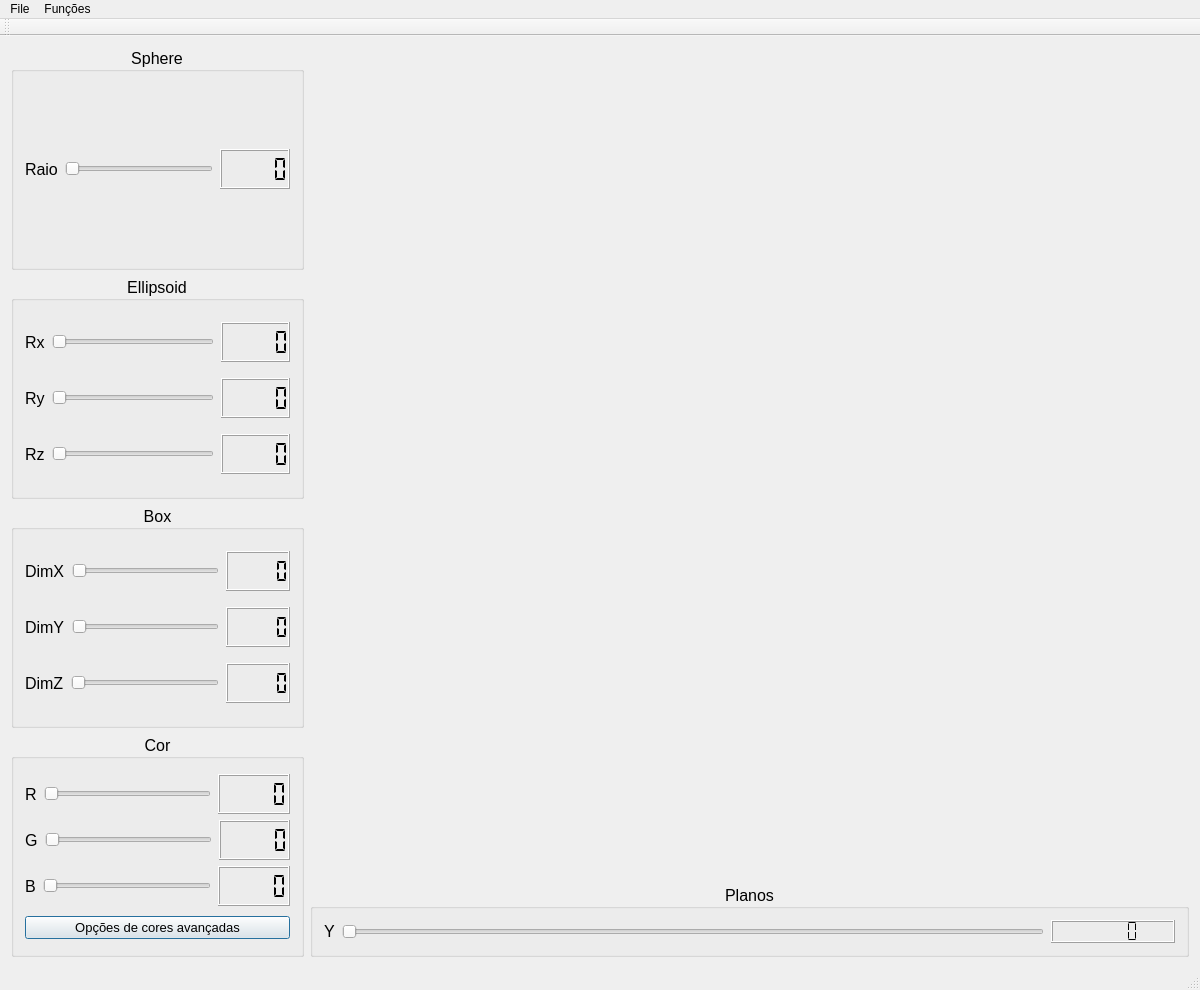
<?xml version="1.0" encoding="UTF-8"?>
<ui version="4.0">
 <class>MainWindow</class>
 <widget class="QMainWindow" name="MainWindow">
  <property name="geometry">
   <rect>
    <x>0</x>
    <y>0</y>
    <width>1200</width>
    <height>990</height>
   </rect>
  </property>
  <property name="sizePolicy">
   <sizepolicy hsizetype="Preferred" vsizetype="Preferred">
    <horstretch>0</horstretch>
    <verstretch>0</verstretch>
   </sizepolicy>
  </property>
  <property name="maximumSize">
   <size>
    <width>16777215</width>
    <height>16777215</height>
   </size>
  </property>
  <property name="contextMenuPolicy">
   <enum>Qt::DefaultContextMenu</enum>
  </property>
  <property name="windowTitle">
   <string>MainWindow</string>
  </property>
  <property name="layoutDirection">
   <enum>Qt::LeftToRight</enum>
  </property>
  <widget class="QWidget" name="centralWidget">
   <property name="maximumSize">
    <size>
     <width>1300</width>
     <height>990</height>
    </size>
   </property>
   <layout class="QHBoxLayout" name="horizontalLayout_8" stretch="25,75">
    <property name="sizeConstraint">
     <enum>QLayout::SetDefaultConstraint</enum>
    </property>
    <item>
     <layout class="QVBoxLayout" name="verticalLayout_8">
      <item>
       <widget class="QGroupBox" name="groupBoxEsfera">
        <property name="font">
         <font>
          <pointsize>12</pointsize>
         </font>
        </property>
        <property name="title">
         <string>Sphere</string>
        </property>
        <property name="alignment">
         <set>Qt::AlignCenter</set>
        </property>
        <property name="flat">
         <bool>false</bool>
        </property>
        <layout class="QVBoxLayout" name="verticalLayout" stretch="0">
         <property name="spacing">
          <number>6</number>
         </property>
         <property name="sizeConstraint">
          <enum>QLayout::SetNoConstraint</enum>
         </property>
         <property name="topMargin">
          <number>50</number>
         </property>
         <property name="bottomMargin">
          <number>50</number>
         </property>
         <item>
          <layout class="QHBoxLayout" name="horizontalLayout" stretch="0,68,32">
           <property name="spacing">
            <number>7</number>
           </property>
           <property name="leftMargin">
            <number>0</number>
           </property>
           <property name="topMargin">
            <number>10</number>
           </property>
           <property name="bottomMargin">
            <number>10</number>
           </property>
           <item>
            <widget class="QLabel" name="label">
             <property name="text">
              <string>Raio</string>
             </property>
            </widget>
           </item>
           <item>
            <widget class="QSlider" name="horizontalRaioEsfera">
             <property name="orientation">
              <enum>Qt::Horizontal</enum>
             </property>
            </widget>
           </item>
           <item>
            <widget class="QLCDNumber" name="lcdNumberRaioEsfera">
             <property name="maximumSize">
              <size>
               <width>80</width>
               <height>40</height>
              </size>
             </property>
             <property name="segmentStyle">
              <enum>QLCDNumber::Flat</enum>
             </property>
            </widget>
           </item>
          </layout>
         </item>
        </layout>
       </widget>
      </item>
      <item>
       <widget class="QGroupBox" name="groupBoxEllipsoid">
        <property name="font">
         <font>
          <pointsize>12</pointsize>
         </font>
        </property>
        <property name="title">
         <string>Ellipsoid</string>
        </property>
        <property name="alignment">
         <set>Qt::AlignCenter</set>
        </property>
        <property name="flat">
         <bool>false</bool>
        </property>
        <layout class="QVBoxLayout" name="verticalLayout_2">
         <item>
          <layout class="QHBoxLayout" name="horizontalLayout_2" stretch="0,70,30">
           <property name="spacing">
            <number>7</number>
           </property>
           <item>
            <widget class="QLabel" name="label_2">
             <property name="text">
              <string>Rx</string>
             </property>
            </widget>
           </item>
           <item>
            <widget class="QSlider" name="horizontalRaioXEllipsoid">
             <property name="orientation">
              <enum>Qt::Horizontal</enum>
             </property>
            </widget>
           </item>
           <item>
            <widget class="QLCDNumber" name="lcdNumberRaioXElipse">
             <property name="maximumSize">
              <size>
               <width>80</width>
               <height>40</height>
              </size>
             </property>
             <property name="segmentStyle">
              <enum>QLCDNumber::Flat</enum>
             </property>
            </widget>
           </item>
          </layout>
         </item>
         <item>
          <layout class="QHBoxLayout" name="horizontalLayout_4" stretch="0,70,30">
           <property name="spacing">
            <number>7</number>
           </property>
           <item>
            <widget class="QLabel" name="label_4">
             <property name="text">
              <string>Ry</string>
             </property>
            </widget>
           </item>
           <item>
            <widget class="QSlider" name="horizontalRaioYEllipsoid">
             <property name="orientation">
              <enum>Qt::Horizontal</enum>
             </property>
            </widget>
           </item>
           <item>
            <widget class="QLCDNumber" name="lcdNumberRaioYElipse">
             <property name="maximumSize">
              <size>
               <width>80</width>
               <height>40</height>
              </size>
             </property>
             <property name="segmentStyle">
              <enum>QLCDNumber::Flat</enum>
             </property>
            </widget>
           </item>
          </layout>
         </item>
         <item>
          <layout class="QHBoxLayout" name="horizontalLayout_3" stretch="0,70,30">
           <property name="spacing">
            <number>7</number>
           </property>
           <item>
            <widget class="QLabel" name="label_3">
             <property name="text">
              <string>Rz</string>
             </property>
            </widget>
           </item>
           <item>
            <widget class="QSlider" name="horizontalRaioZEllipsoid">
             <property name="orientation">
              <enum>Qt::Horizontal</enum>
             </property>
            </widget>
           </item>
           <item>
            <widget class="QLCDNumber" name="lcdNumberRaioZElipse">
             <property name="maximumSize">
              <size>
               <width>80</width>
               <height>40</height>
              </size>
             </property>
             <property name="segmentStyle">
              <enum>QLCDNumber::Flat</enum>
             </property>
            </widget>
           </item>
          </layout>
         </item>
        </layout>
       </widget>
      </item>
      <item>
       <widget class="QGroupBox" name="groupBoxCaixa">
        <property name="font">
         <font>
          <pointsize>12</pointsize>
         </font>
        </property>
        <property name="title">
         <string>Box</string>
        </property>
        <property name="alignment">
         <set>Qt::AlignCenter</set>
        </property>
        <property name="flat">
         <bool>false</bool>
        </property>
        <layout class="QVBoxLayout" name="verticalLayout_3">
         <item>
          <layout class="QHBoxLayout" name="horizontalLayout_5" stretch="0,70,30">
           <property name="spacing">
            <number>7</number>
           </property>
           <item>
            <widget class="QLabel" name="label_5">
             <property name="text">
              <string>DimX</string>
             </property>
            </widget>
           </item>
           <item>
            <widget class="QSlider" name="horizontalDimXCaixa">
             <property name="orientation">
              <enum>Qt::Horizontal</enum>
             </property>
            </widget>
           </item>
           <item>
            <widget class="QLCDNumber" name="lcdNumberDimXCaixa">
             <property name="maximumSize">
              <size>
               <width>80</width>
               <height>40</height>
              </size>
             </property>
             <property name="segmentStyle">
              <enum>QLCDNumber::Flat</enum>
             </property>
            </widget>
           </item>
          </layout>
         </item>
         <item>
          <layout class="QHBoxLayout" name="horizontalLayout_6" stretch="0,70,30">
           <property name="spacing">
            <number>7</number>
           </property>
           <item>
            <widget class="QLabel" name="label_6">
             <property name="text">
              <string>DimY</string>
             </property>
            </widget>
           </item>
           <item>
            <widget class="QSlider" name="horizontalDimYCaixa">
             <property name="orientation">
              <enum>Qt::Horizontal</enum>
             </property>
            </widget>
           </item>
           <item>
            <widget class="QLCDNumber" name="lcdNumberDimYCaixa">
             <property name="maximumSize">
              <size>
               <width>80</width>
               <height>40</height>
              </size>
             </property>
             <property name="segmentStyle">
              <enum>QLCDNumber::Flat</enum>
             </property>
            </widget>
           </item>
          </layout>
         </item>
         <item>
          <layout class="QHBoxLayout" name="horizontalLayout_7" stretch="0,70,30">
           <property name="spacing">
            <number>7</number>
           </property>
           <item>
            <widget class="QLabel" name="label_7">
             <property name="text">
              <string>DimZ</string>
             </property>
            </widget>
           </item>
           <item>
            <widget class="QSlider" name="horizontalDimZCaixa">
             <property name="orientation">
              <enum>Qt::Horizontal</enum>
             </property>
            </widget>
           </item>
           <item>
            <widget class="QLCDNumber" name="lcdNumberDimZCaixa">
             <property name="maximumSize">
              <size>
               <width>80</width>
               <height>40</height>
              </size>
             </property>
             <property name="segmentStyle">
              <enum>QLCDNumber::Flat</enum>
             </property>
            </widget>
           </item>
          </layout>
         </item>
        </layout>
       </widget>
      </item>
      <item>
       <widget class="QGroupBox" name="groupBoxCor">
        <property name="font">
         <font>
          <pointsize>12</pointsize>
         </font>
        </property>
        <property name="title">
         <string>Cor</string>
        </property>
        <property name="alignment">
         <set>Qt::AlignCenter</set>
        </property>
        <property name="flat">
         <bool>false</bool>
        </property>
        <layout class="QVBoxLayout" name="verticalLayout_9">
         <item>
          <layout class="QVBoxLayout" name="verticalLayout_4">
           <item>
            <layout class="QHBoxLayout" name="horizontalLayout_11" stretch="0,70,30">
             <property name="spacing">
              <number>7</number>
             </property>
             <item>
              <widget class="QLabel" name="label_11">
               <property name="text">
                <string>R</string>
               </property>
              </widget>
             </item>
             <item>
              <widget class="QSlider" name="horizontalR">
               <property name="maximum">
                <number>255</number>
               </property>
               <property name="orientation">
                <enum>Qt::Horizontal</enum>
               </property>
              </widget>
             </item>
             <item>
              <widget class="QLCDNumber" name="lcdNumberR">
               <property name="maximumSize">
                <size>
                 <width>80</width>
                 <height>40</height>
                </size>
               </property>
               <property name="font">
                <font>
                 <family>Ubuntu</family>
                 <pointsize>12</pointsize>
                 <weight>50</weight>
                 <bold>false</bold>
                </font>
               </property>
               <property name="segmentStyle">
                <enum>QLCDNumber::Flat</enum>
               </property>
              </widget>
             </item>
            </layout>
           </item>
           <item>
            <layout class="QHBoxLayout" name="horizontalLayout_12" stretch="0,70,30">
             <property name="spacing">
              <number>7</number>
             </property>
             <item>
              <widget class="QLabel" name="label_12">
               <property name="text">
                <string>G</string>
               </property>
              </widget>
             </item>
             <item>
              <widget class="QSlider" name="horizontalG">
               <property name="maximum">
                <number>255</number>
               </property>
               <property name="orientation">
                <enum>Qt::Horizontal</enum>
               </property>
              </widget>
             </item>
             <item>
              <widget class="QLCDNumber" name="lcdNumberG">
               <property name="maximumSize">
                <size>
                 <width>80</width>
                 <height>40</height>
                </size>
               </property>
               <property name="segmentStyle">
                <enum>QLCDNumber::Flat</enum>
               </property>
              </widget>
             </item>
            </layout>
           </item>
           <item>
            <layout class="QHBoxLayout" name="horizontalLayout_13" stretch="0,70,30">
             <property name="spacing">
              <number>7</number>
             </property>
             <item>
              <widget class="QLabel" name="label_13">
               <property name="text">
                <string>B</string>
               </property>
              </widget>
             </item>
             <item>
              <widget class="QSlider" name="horizontalB">
               <property name="maximum">
                <number>255</number>
               </property>
               <property name="orientation">
                <enum>Qt::Horizontal</enum>
               </property>
              </widget>
             </item>
             <item>
              <widget class="QLCDNumber" name="lcdNumberB">
               <property name="maximumSize">
                <size>
                 <width>80</width>
                 <height>40</height>
                </size>
               </property>
               <property name="segmentStyle">
                <enum>QLCDNumber::Flat</enum>
               </property>
              </widget>
             </item>
            </layout>
           </item>
          </layout>
         </item>
         <item>
          <widget class="QPushButton" name="pushButtonCor">
           <property name="enabled">
            <bool>true</bool>
           </property>
           <property name="sizePolicy">
            <sizepolicy hsizetype="Minimum" vsizetype="Fixed">
             <horstretch>0</horstretch>
             <verstretch>0</verstretch>
            </sizepolicy>
           </property>
           <property name="font">
            <font>
             <pointsize>10</pointsize>
             <weight>50</weight>
             <bold>false</bold>
            </font>
           </property>
           <property name="text">
            <string>Opções de cores avançadas</string>
           </property>
           <property name="autoDefault">
            <bool>false</bool>
           </property>
           <property name="default">
            <bool>true</bool>
           </property>
           <property name="flat">
            <bool>false</bool>
           </property>
          </widget>
         </item>
        </layout>
       </widget>
      </item>
     </layout>
    </item>
    <item>
     <layout class="QVBoxLayout" name="verticalLayout_7" stretch="92,8">
      <item>
       <widget class="Plotter" name="widget" native="true">
        <property name="sizePolicy">
         <sizepolicy hsizetype="Preferred" vsizetype="Preferred">
          <horstretch>0</horstretch>
          <verstretch>0</verstretch>
         </sizepolicy>
        </property>
        <property name="maximumSize">
         <size>
          <width>555555</width>
          <height>555555</height>
         </size>
        </property>
        <property name="layoutDirection">
         <enum>Qt::LeftToRight</enum>
        </property>
       </widget>
      </item>
      <item>
       <widget class="QGroupBox" name="groupBoxPlanos">
        <property name="font">
         <font>
          <family>Ubuntu</family>
          <pointsize>12</pointsize>
         </font>
        </property>
        <property name="title">
         <string>Planos</string>
        </property>
        <property name="alignment">
         <set>Qt::AlignCenter</set>
        </property>
        <layout class="QVBoxLayout" name="verticalLayout_6">
         <item>
          <layout class="QVBoxLayout" name="verticalLayout_5">
           <item>
            <layout class="QHBoxLayout" name="horizontalLayout_20" stretch="0,85,15">
             <property name="spacing">
              <number>7</number>
             </property>
             <item>
              <widget class="QLabel" name="label_19">
               <property name="text">
                <string>Y</string>
               </property>
              </widget>
             </item>
             <item>
              <widget class="QSlider" name="horizontalZ">
               <property name="orientation">
                <enum>Qt::Horizontal</enum>
               </property>
              </widget>
             </item>
             <item>
              <widget class="QLCDNumber" name="lcdNumberZ">
               <property name="segmentStyle">
                <enum>QLCDNumber::Flat</enum>
               </property>
              </widget>
             </item>
            </layout>
           </item>
          </layout>
         </item>
        </layout>
       </widget>
      </item>
     </layout>
    </item>
   </layout>
  </widget>
  <widget class="QMenuBar" name="menuBar">
   <property name="geometry">
    <rect>
     <x>0</x>
     <y>0</y>
     <width>1200</width>
     <height>20</height>
    </rect>
   </property>
   <widget class="QMenu" name="menuFile">
    <property name="title">
     <string>File</string>
    </property>
    <addaction name="actionFechar"/>
    <addaction name="actionSalvar"/>
    <addaction name="actionEscultor"/>
   </widget>
   <widget class="QMenu" name="menuFun_es">
    <property name="title">
     <string>Funções</string>
    </property>
    <addaction name="actionPutVoxel"/>
    <addaction name="actionCutVoxel"/>
    <addaction name="actionPutBox"/>
    <addaction name="actionCutBox"/>
    <addaction name="actionPutSphere"/>
    <addaction name="actionCutSphere"/>
    <addaction name="actionPutEllipsoid"/>
    <addaction name="actionCutEllipsoid"/>
   </widget>
   <addaction name="menuFile"/>
   <addaction name="menuFun_es"/>
  </widget>
  <widget class="QToolBar" name="mainToolBar">
   <property name="font">
    <font>
     <pointsize>12</pointsize>
    </font>
   </property>
   <attribute name="toolBarArea">
    <enum>TopToolBarArea</enum>
   </attribute>
   <attribute name="toolBarBreak">
    <bool>false</bool>
   </attribute>
  </widget>
  <widget class="QStatusBar" name="statusBar"/>
  <action name="actionEscultor">
   <property name="text">
    <string>Nova Escultura</string>
   </property>
   <property name="font">
    <font>
     <pointsize>10</pointsize>
    </font>
   </property>
  </action>
  <action name="actionFechar">
   <property name="text">
    <string>Fechar</string>
   </property>
   <property name="font">
    <font>
     <pointsize>12</pointsize>
    </font>
   </property>
  </action>
  <action name="actionPutVoxel">
   <property name="checkable">
    <bool>true</bool>
   </property>
   <property name="checked">
    <bool>false</bool>
   </property>
   <property name="text">
    <string>PutVoxel</string>
   </property>
   <property name="font">
    <font>
     <pointsize>12</pointsize>
    </font>
   </property>
  </action>
  <action name="actionCutVoxel">
   <property name="checkable">
    <bool>true</bool>
   </property>
   <property name="text">
    <string>CutVoxel</string>
   </property>
  </action>
  <action name="actionPutBox">
   <property name="checkable">
    <bool>true</bool>
   </property>
   <property name="text">
    <string>PutBox</string>
   </property>
  </action>
  <action name="actionCutBox">
   <property name="checkable">
    <bool>true</bool>
   </property>
   <property name="text">
    <string>CutBox</string>
   </property>
  </action>
  <action name="actionPutSphere">
   <property name="checkable">
    <bool>true</bool>
   </property>
   <property name="text">
    <string>PutSphere</string>
   </property>
  </action>
  <action name="actionCutSphere">
   <property name="checkable">
    <bool>true</bool>
   </property>
   <property name="text">
    <string>CutSphere</string>
   </property>
  </action>
  <action name="actionPutEllipsoid">
   <property name="checkable">
    <bool>true</bool>
   </property>
   <property name="text">
    <string>PutEllipsoid</string>
   </property>
  </action>
  <action name="actionCutEllipsoid">
   <property name="checkable">
    <bool>true</bool>
   </property>
   <property name="text">
    <string>CutEllipsoid</string>
   </property>
  </action>
  <action name="actionSalvar">
   <property name="text">
    <string>Salvar</string>
   </property>
   <property name="toolTip">
    <string>Salva o escultor no formato .off</string>
   </property>
  </action>
  <action name="actionGeomView">
   <property name="text">
    <string>GeomView</string>
   </property>
  </action>
  <action name="actionLimpar_Escultor">
   <property name="text">
    <string>Limpar Escultor</string>
   </property>
  </action>
 </widget>
 <layoutdefault spacing="6" margin="11"/>
 <customwidgets>
  <customwidget>
   <class>Plotter</class>
   <extends>QWidget</extends>
   <header>plotter.h</header>
   <container>1</container>
   <slots>
    <slot>alteraCor()</slot>
    <slot>mudaB(int)</slot>
    <slot>mudaG(int)</slot>
    <slot>salvaEscultor()</slot>
    <slot>executaGeomview()</slot>
    <slot>limpaEscultor()</slot>
   </slots>
  </customwidget>
 </customwidgets>
 <resources/>
 <connections>
  <connection>
   <sender>horizontalRaioEsfera</sender>
   <signal>valueChanged(int)</signal>
   <receiver>lcdNumberRaioEsfera</receiver>
   <slot>display(int)</slot>
   <hints>
    <hint type="sourcelabel">
     <x>171</x>
     <y>192</y>
    </hint>
    <hint type="destinationlabel">
     <x>242</x>
     <y>196</y>
    </hint>
   </hints>
  </connection>
  <connection>
   <sender>horizontalRaioXEllipsoid</sender>
   <signal>valueChanged(int)</signal>
   <receiver>lcdNumberRaioXElipse</receiver>
   <slot>display(int)</slot>
   <hints>
    <hint type="sourcelabel">
     <x>171</x>
     <y>318</y>
    </hint>
    <hint type="destinationlabel">
     <x>242</x>
     <y>323</y>
    </hint>
   </hints>
  </connection>
  <connection>
   <sender>horizontalRaioYEllipsoid</sender>
   <signal>valueChanged(int)</signal>
   <receiver>lcdNumberRaioYElipse</receiver>
   <slot>display(int)</slot>
   <hints>
    <hint type="sourcelabel">
     <x>171</x>
     <y>351</y>
    </hint>
    <hint type="destinationlabel">
     <x>242</x>
     <y>356</y>
    </hint>
   </hints>
  </connection>
  <connection>
   <sender>horizontalRaioZEllipsoid</sender>
   <signal>valueChanged(int)</signal>
   <receiver>lcdNumberRaioZElipse</receiver>
   <slot>display(int)</slot>
   <hints>
    <hint type="sourcelabel">
     <x>171</x>
     <y>383</y>
    </hint>
    <hint type="destinationlabel">
     <x>242</x>
     <y>388</y>
    </hint>
   </hints>
  </connection>
  <connection>
   <sender>horizontalDimXCaixa</sender>
   <signal>valueChanged(int)</signal>
   <receiver>lcdNumberDimXCaixa</receiver>
   <slot>display(int)</slot>
   <hints>
    <hint type="sourcelabel">
     <x>171</x>
     <y>460</y>
    </hint>
    <hint type="destinationlabel">
     <x>242</x>
     <y>465</y>
    </hint>
   </hints>
  </connection>
  <connection>
   <sender>horizontalDimYCaixa</sender>
   <signal>valueChanged(int)</signal>
   <receiver>lcdNumberDimYCaixa</receiver>
   <slot>display(int)</slot>
   <hints>
    <hint type="sourcelabel">
     <x>171</x>
     <y>493</y>
    </hint>
    <hint type="destinationlabel">
     <x>242</x>
     <y>498</y>
    </hint>
   </hints>
  </connection>
  <connection>
   <sender>horizontalDimZCaixa</sender>
   <signal>valueChanged(int)</signal>
   <receiver>lcdNumberDimZCaixa</receiver>
   <slot>display(int)</slot>
   <hints>
    <hint type="sourcelabel">
     <x>171</x>
     <y>518</y>
    </hint>
    <hint type="destinationlabel">
     <x>208</x>
     <y>514</y>
    </hint>
   </hints>
  </connection>
  <connection>
   <sender>horizontalR</sender>
   <signal>valueChanged(int)</signal>
   <receiver>lcdNumberR</receiver>
   <slot>display(int)</slot>
   <hints>
    <hint type="sourcelabel">
     <x>155</x>
     <y>596</y>
    </hint>
    <hint type="destinationlabel">
     <x>202</x>
     <y>595</y>
    </hint>
   </hints>
  </connection>
  <connection>
   <sender>horizontalG</sender>
   <signal>valueChanged(int)</signal>
   <receiver>lcdNumberG</receiver>
   <slot>display(int)</slot>
   <hints>
    <hint type="sourcelabel">
     <x>114</x>
     <y>624</y>
    </hint>
    <hint type="destinationlabel">
     <x>197</x>
     <y>629</y>
    </hint>
   </hints>
  </connection>
  <connection>
   <sender>horizontalB</sender>
   <signal>valueChanged(int)</signal>
   <receiver>lcdNumberB</receiver>
   <slot>display(int)</slot>
   <hints>
    <hint type="sourcelabel">
     <x>164</x>
     <y>655</y>
    </hint>
    <hint type="destinationlabel">
     <x>196</x>
     <y>654</y>
    </hint>
   </hints>
  </connection>
  <connection>
   <sender>horizontalZ</sender>
   <signal>valueChanged(int)</signal>
   <receiver>lcdNumberZ</receiver>
   <slot>display(int)</slot>
   <hints>
    <hint type="sourcelabel">
     <x>1067</x>
     <y>692</y>
    </hint>
    <hint type="destinationlabel">
     <x>1112</x>
     <y>692</y>
    </hint>
   </hints>
  </connection>
  <connection>
   <sender>actionPutVoxel</sender>
   <signal>triggered(bool)</signal>
   <receiver>MainWindow</receiver>
   <slot>capturaAcao(bool)</slot>
   <hints>
    <hint type="sourcelabel">
     <x>-1</x>
     <y>-1</y>
    </hint>
    <hint type="destinationlabel">
     <x>630</x>
     <y>375</y>
    </hint>
   </hints>
  </connection>
  <connection>
   <sender>actionCutVoxel</sender>
   <signal>triggered(bool)</signal>
   <receiver>MainWindow</receiver>
   <slot>capturaAcao(bool)</slot>
   <hints>
    <hint type="sourcelabel">
     <x>-1</x>
     <y>-1</y>
    </hint>
    <hint type="destinationlabel">
     <x>630</x>
     <y>375</y>
    </hint>
   </hints>
  </connection>
  <connection>
   <sender>actionPutBox</sender>
   <signal>triggered(bool)</signal>
   <receiver>MainWindow</receiver>
   <slot>capturaAcao(bool)</slot>
   <hints>
    <hint type="sourcelabel">
     <x>-1</x>
     <y>-1</y>
    </hint>
    <hint type="destinationlabel">
     <x>630</x>
     <y>375</y>
    </hint>
   </hints>
  </connection>
  <connection>
   <sender>actionCutBox</sender>
   <signal>triggered(bool)</signal>
   <receiver>MainWindow</receiver>
   <slot>capturaAcao(bool)</slot>
   <hints>
    <hint type="sourcelabel">
     <x>-1</x>
     <y>-1</y>
    </hint>
    <hint type="destinationlabel">
     <x>630</x>
     <y>375</y>
    </hint>
   </hints>
  </connection>
  <connection>
   <sender>actionPutSphere</sender>
   <signal>triggered(bool)</signal>
   <receiver>MainWindow</receiver>
   <slot>capturaAcao(bool)</slot>
   <hints>
    <hint type="sourcelabel">
     <x>-1</x>
     <y>-1</y>
    </hint>
    <hint type="destinationlabel">
     <x>630</x>
     <y>375</y>
    </hint>
   </hints>
  </connection>
  <connection>
   <sender>actionCutSphere</sender>
   <signal>triggered(bool)</signal>
   <receiver>MainWindow</receiver>
   <slot>capturaAcao(bool)</slot>
   <hints>
    <hint type="sourcelabel">
     <x>-1</x>
     <y>-1</y>
    </hint>
    <hint type="destinationlabel">
     <x>630</x>
     <y>375</y>
    </hint>
   </hints>
  </connection>
  <connection>
   <sender>actionPutEllipsoid</sender>
   <signal>triggered(bool)</signal>
   <receiver>MainWindow</receiver>
   <slot>capturaAcao(bool)</slot>
   <hints>
    <hint type="sourcelabel">
     <x>-1</x>
     <y>-1</y>
    </hint>
    <hint type="destinationlabel">
     <x>630</x>
     <y>375</y>
    </hint>
   </hints>
  </connection>
  <connection>
   <sender>actionCutEllipsoid</sender>
   <signal>triggered(bool)</signal>
   <receiver>MainWindow</receiver>
   <slot>capturaAcao(bool)</slot>
   <hints>
    <hint type="sourcelabel">
     <x>-1</x>
     <y>-1</y>
    </hint>
    <hint type="destinationlabel">
     <x>630</x>
     <y>375</y>
    </hint>
   </hints>
  </connection>
  <connection>
   <sender>pushButtonCor</sender>
   <signal>clicked(bool)</signal>
   <receiver>widget</receiver>
   <slot>alteraCor()</slot>
   <hints>
    <hint type="sourcelabel">
     <x>132</x>
     <y>692</y>
    </hint>
    <hint type="destinationlabel">
     <x>757</x>
     <y>334</y>
    </hint>
   </hints>
  </connection>
  <connection>
   <sender>horizontalG</sender>
   <signal>valueChanged(int)</signal>
   <receiver>widget</receiver>
   <slot>mudaG(int)</slot>
   <hints>
    <hint type="sourcelabel">
     <x>106</x>
     <y>627</y>
    </hint>
    <hint type="destinationlabel">
     <x>757</x>
     <y>334</y>
    </hint>
   </hints>
  </connection>
  <connection>
   <sender>horizontalB</sender>
   <signal>valueChanged(int)</signal>
   <receiver>widget</receiver>
   <slot>mudaB(int)</slot>
   <hints>
    <hint type="sourcelabel">
     <x>75</x>
     <y>660</y>
    </hint>
    <hint type="destinationlabel">
     <x>400</x>
     <y>419</y>
    </hint>
   </hints>
  </connection>
  <connection>
   <sender>actionSalvar</sender>
   <signal>triggered(bool)</signal>
   <receiver>widget</receiver>
   <slot>salvaEscultor()</slot>
   <hints>
    <hint type="sourcelabel">
     <x>-1</x>
     <y>-1</y>
    </hint>
    <hint type="destinationlabel">
     <x>757</x>
     <y>334</y>
    </hint>
   </hints>
  </connection>
  <connection>
   <sender>actionFechar</sender>
   <signal>triggered(bool)</signal>
   <receiver>MainWindow</receiver>
   <slot>close()</slot>
   <hints>
    <hint type="sourcelabel">
     <x>-1</x>
     <y>-1</y>
    </hint>
    <hint type="destinationlabel">
     <x>630</x>
     <y>375</y>
    </hint>
   </hints>
  </connection>
 </connections>
 <slots>
  <slot>capturaAcao(bool)</slot>
 </slots>
</ui>
